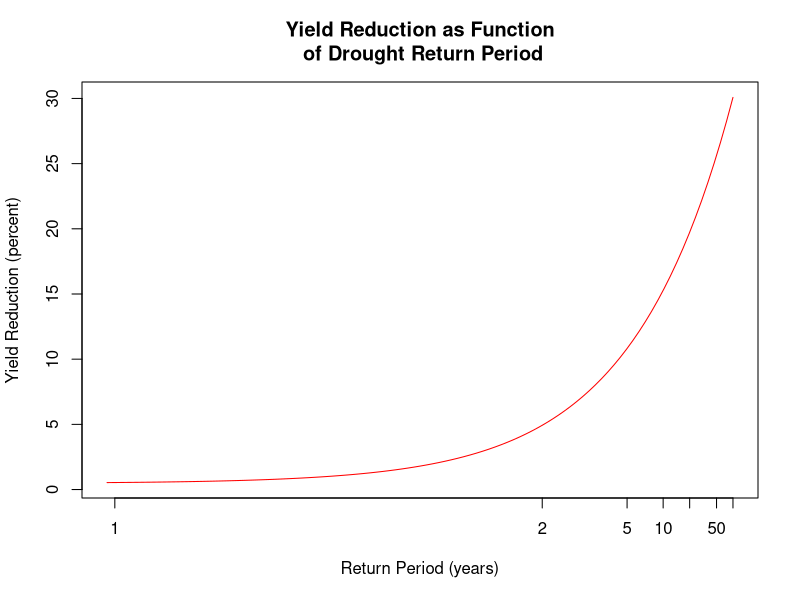

Generate this figure with R:

# References:   wang_crop_productivity_climate_midwestUS_2016.pdf, figure 13.  R.Wang, et al, "Estimation of the effects of climate variability on crop yield in the Midwest USA", Agricultural and Forest Meteorology, 216:141-156, 2016.
#		https://www.r-bloggers.com/polynomial-regression-techniques/
#		https://stackoverflow.com/questions/29999900/poly-in-lm-difference-between-raw-vs-orthogonal

# Corn yield reduction as function of log10(drought return period) based on historical data.
return_period_yrs = c(1.01,2,5,10,20,50,100)
yield_reduction_pct = c(0,5,12,15,20,24,31)
model <- lm(yield_reduction_pct ~ poly(log10(return_period_yrs),1,raw=TRUE))
summary(model)

# NOTE THAT THE FUNCTION IS DESIGNED TO OPERATE ON LOG10 OF THE RETURN PERIOD.
# Example:  f4yield_reduction_pct(2.0) = 30.07868
# Coefficients are intercept and the cofficient of each power of t from 1 to 1.
# Could also use coef(summary(model))[1,1], [2,1], [3,1], and [4,1]
f4yield_reduction_pct = function(t) {summary(model)$coefficients[1,1] + summary(model)$coefficients[2,1]*t }

# Plot function and original points.
curve(f4yield_reduction_pct, 0.004, 2, log="x", xaxt="n", col="red", main="Yield Reduction as Function\n of Drought Return Period", xlab="Return Period (years)", ylab="Yield Reduction (percent)")
axis(1, at=log10(return_period_yrs), labels=floor(return_period_yrs))
# The following adds a line below the xaxis label.
# mtext("wang_crop_productivity_climate_midwestUS_2016", side=1, line=4)
#par(new=TRUE)
#points(log10(return_period_yrs), yield_reduction_pct, col="black")

